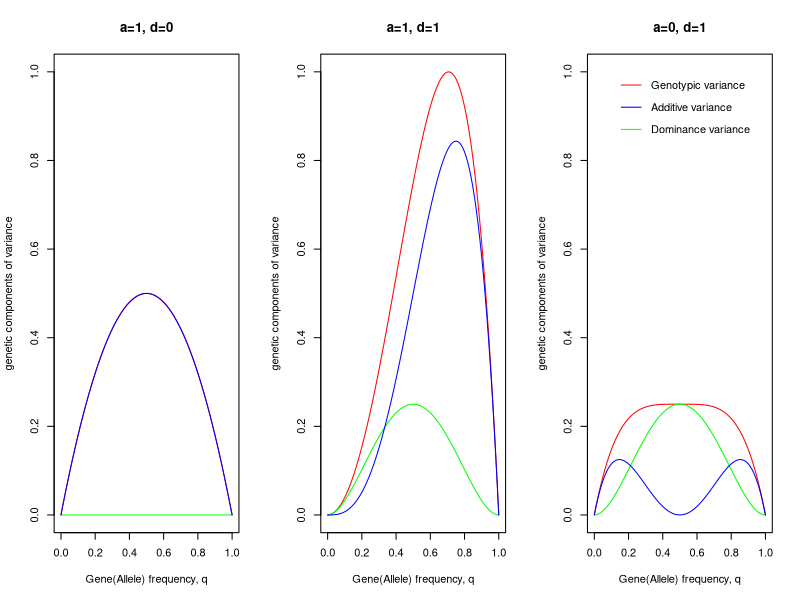

Source code (R):
## ---- chunk 1
va = function(a, d, p){
  q = 1 - p
  return(2*p*q*(a+d*(q-p))^2)
}
vd = function(a, d, p){
  q = 1 - p
  return((2*p * q *d)^2)
}
vg = function(a, d, p){
  return(va(a,d,p) + vd (a,d,p))
}
p = seq(0,1,0.01); q=1-p
layout(matrix(1:3,1,3))

a=1; d=0
plot(c(0,1),c(0,1),col = "white", main=paste("a=",a,", d=",d,sep=""), xlab="Gene(Allele) frequency, q", ylab="genetic components of variance")
lines(q, vg(a,d,p),col="red")
lines(q, vd(a,d,p),col="green")
lines(q, va(a,d,p),col="blue")

a=1; d=1
plot(c(0,1),c(0,1),col = "white", main=paste("a=",a,", d=",d,sep=""), xlab="Gene(Allele) frequency, q", ylab="genetic components of variance")
lines(q, vg(a,d,p),col="red")
lines(q, vd(a,d,p),col="green")
lines(q, va(a,d,p),col="blue")

a=0; d=1
plot(c(0,1),c(0,1),col = "white", main=paste("a=",a,", d=",d,sep=""), xlab="Gene(Allele) frequency, q", ylab="genetic components of variance")
lines(q, vg(a,d,p),col="red")
lines(q, vd(a,d,p),col="green")
lines(q, va(a,d,p),col="blue")

legend(0.1,1,"Genotypic variance",lty = 1, col ="red", bty="n")
legend(0.1,0.95,"Additive variance",lty = 1, col ="blue", bty="n")
legend(0.1,0.9,"Dominance variance",lty = 1, col ="green", bty="n")
